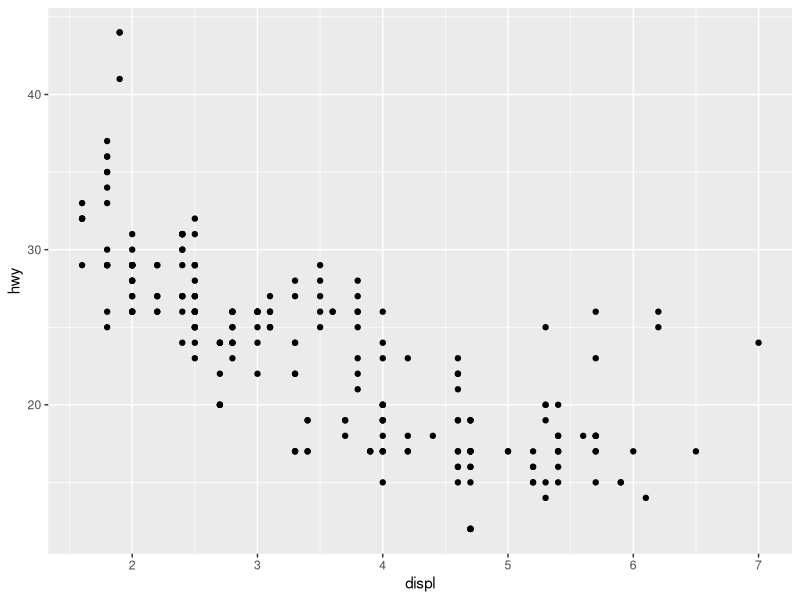
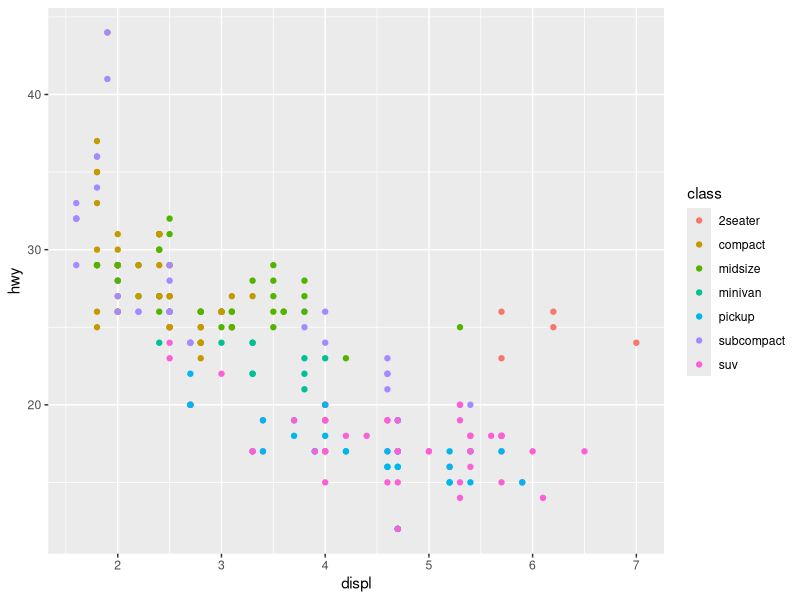
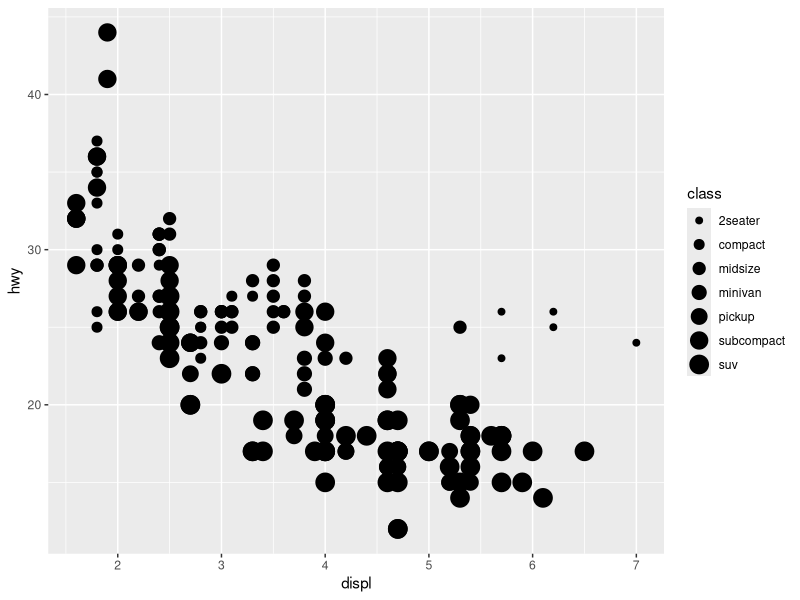
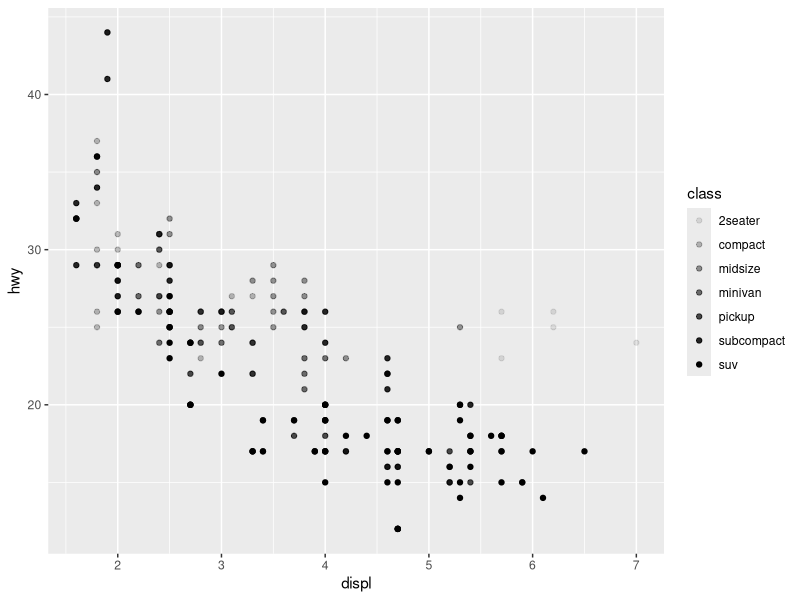
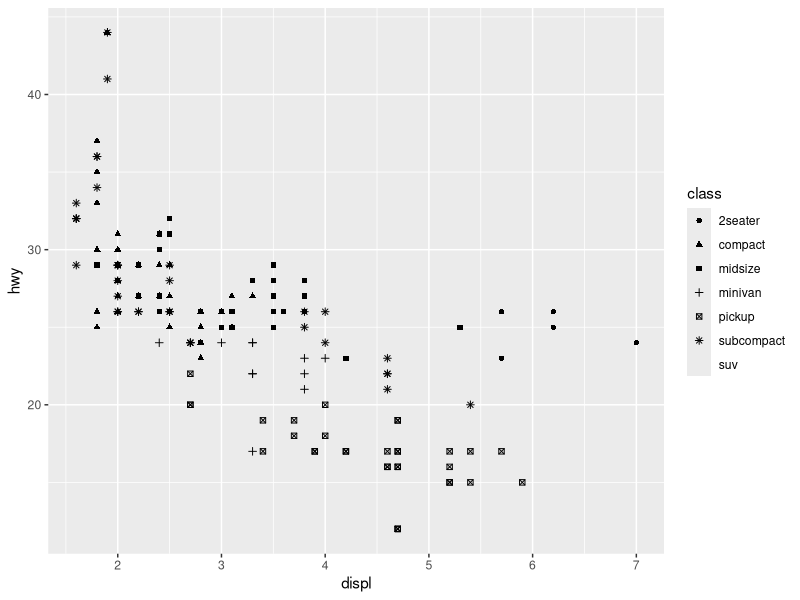
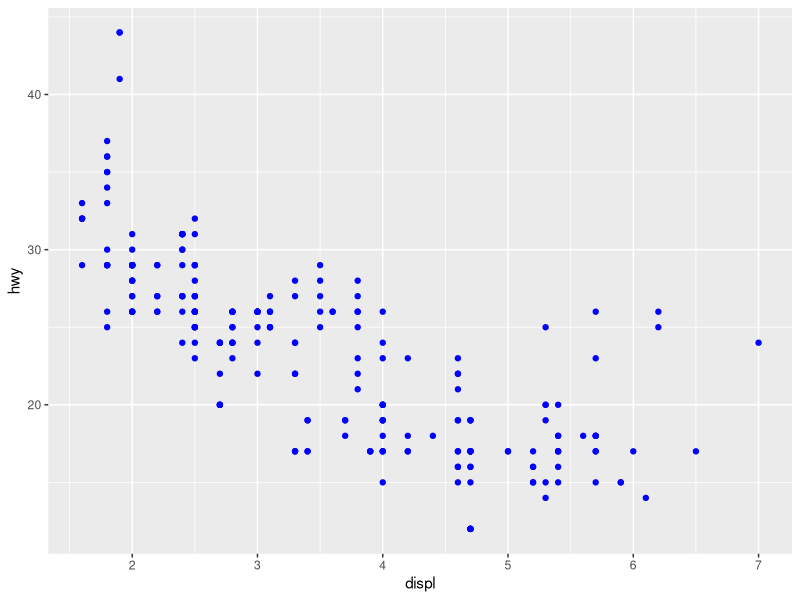
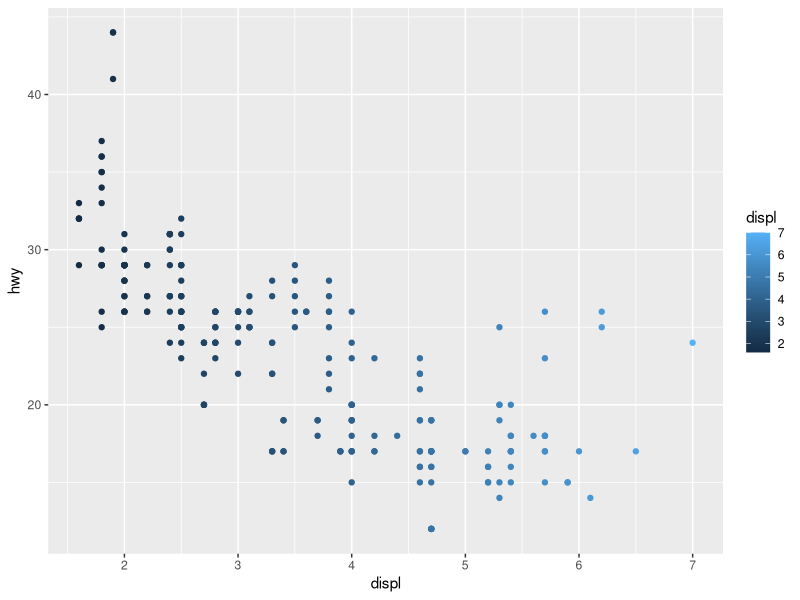
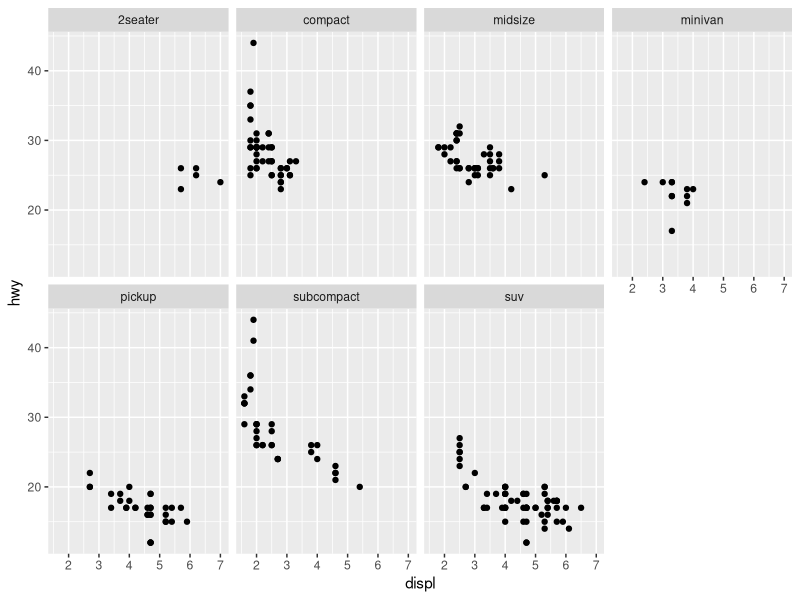

The R script that drew these images, in order:
# pair coding starting at 3.1
library(tidyverse)
mpg
ggplot(data = mpg) +
  geom_point(mapping = aes(x = displ, y = hwy))

ggplot(data = mpg) +
  geom_point(mapping = aes(x = displ, y = hwy, color = class))

ggplot(data = mpg) +
  geom_point(mapping = aes(x = displ, y = hwy, size = class))

ggplot(data = mpg) +
  geom_point(mapping = aes(x = displ, y = hwy, alpha = class))

ggplot(data = mpg) +
  geom_point(mapping = aes(x = displ, y = hwy, shape = class))

ggplot(data = mpg) +
  geom_point(mapping = aes(x = displ, y = hwy), color = "blue")

?mpg

ggplot(data = mpg) +
  geom_point(mapping = aes(x = displ, y = hwy, color = displ))

#facets

ggplot(data = mpg) +
  geom_point(mapping = aes(x = displ, y = hwy)) +
  facet_wrap(~ class, nrow = 2)

ggplot(data = mpg) +
  geom_point(mapping = aes(x = displ, y = hwy)) +
  facet_wrap(~ class)

ggplot(data = mpg) +
  geom_point(mapping = aes(x = displ, y = hwy)) +
  facet_grid(drv ~ cyl)

ggplot(data = mpg) +
  geom_point(mapping = aes(x = displ, y = hwy)) +
  facet_grid(. ~ class)

ggplot(data = mpg) +
  geom_point(mapping = aes(x = displ, y = hwy)) +
  facet_wrap(~ cyl)

ggplot(data = mpg) +
  geom_point(mapping = aes(x = displ, y = hwy))

ggplot(data = mpg) +
  geom_point(mapping = aes(x = displ, y = hwy))